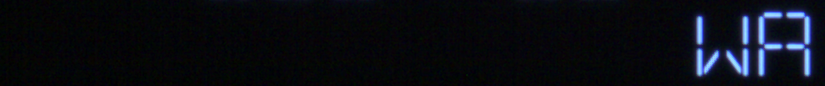
#> input picture data/text/20250620_095916946_ (2).bmp, 825 x 86 px; its folder holds only this picture in this run
$ python segment_decoder.py
#> lines starting #> are read from the running program, lines starting #| are printed output that depends on the picture
"""
Method 1: 16-Segment Display Decoder

This module detects characters by checking which of the
16 physical display segments are illuminated.

No OCR or machine-learning model is used.
"""

from __future__ import annotations

from dataclasses import dataclass
import math

import cv2
import numpy as np


# ------------------------------------------------------------
# DISPLAY GEOMETRY
# ------------------------------------------------------------

# Approximate character-cell starting positions measured from
# the supplied 825 x 86 display frames.
#
# There are 13 character positions across the display.

CELL_STARTS = [
    18,
    80,
    141,
    202,
    264,
    326,
    387,
    448,
    510,
    572,
    633,
    694,
    756,
]

# Character width.
CELL_WIDTH = 55

# The segment geometry inside a character cell.
#
# Coordinates are relative to the character-cell origin.
#
# The 16 segments are:
#
# a1, a2  -> top-left / top-right
# b, c    -> upper-right / lower-right
# d1, d2  -> bottom-right / bottom-left
# e, f    -> lower-left / upper-left
# g1, g2  -> middle-left / middle-right
# h, i    -> upper diagonals
# j, k    -> lower diagonals
# l, m    -> upper/lower center vertical
#
# These coordinates were chosen from the actual supplied
# display geometry.

SEGMENT_NAMES = [
    "a1",
    "a2",
    "b",
    "c",
    "d1",
    "d2",
    "e",
    "f",
    "g1",
    "g2",
    "h",
    "i",
    "j",
    "k",
    "l",
    "m",
]


SEGMENTS = [
    # Top
    ((8, 10), (27, 10)),       # a1
    ((29, 10), (50, 10)),       # a2

    # Right vertical
    ((52, 14), (52, 36)),       # b
    ((52, 46), (52, 70)),       # c

    # Bottom
    ((29, 72), (50, 72)),       # d1
    ((8, 72), (27, 72)),        # d2

    # Left vertical
    ((3, 46), (3, 70)),         # e
    ((3, 14), (3, 36)),         # f

    # Middle
    ((8, 42), (27, 42)),         # g1
    ((29, 42), (50, 42)),        # g2

    # Upper diagonals
    ((8, 14), (27, 36)),         # h
    ((50, 14), (32, 36)),        # i

    # Lower diagonals
    ((8, 70), (27, 46)),         # j
    ((50, 70), (32, 46)),        # k

    # Center vertical
    ((28, 14), (28, 36)),        # l
    ((28, 46), (28, 70)),        # m
]


# ------------------------------------------------------------
# CHARACTER PATTERNS
# ------------------------------------------------------------

# Each character is represented by the segments that should
# be illuminated.
#
# These patterns are based on the actual 16-segment display
# used in the supplied images.
#
# Characters needed by the supplied messages are explicitly
# defined first. Additional common characters are included
# for reuse.

CHARACTER_SEGMENTS = {

    # --------------------------------------------------------
    # A-Z 16-SEGMENT CHARACTER DEFINITIONS
    # --------------------------------------------------------

    "A": {
        "a1", "a2",
        "b", "c",
        "e", "f",
        "g1", "g2",
    },

    "B": {
        "a1", "a2",
        "b", "c",
        "d1", "d2",
        "g2",
        "l", "m",
    },

    "C": {
        "a1", "a2",
        "d1", "d2",
        "e", "f",
    },

    "D": {
        # The supplied 16-segment display renders D with
        # the right-side middle segment and lower-left diagonal
        # in addition to the main D structure.
        "a1", "a2",
        "b", "c",
        "d1", "d2",
        "g2",
        "j",
        "l", "m",
    },

    "E": {
        "a1", "a2",
        "d1", "d2",
        "e", "f",
        "g1", "g2",
    },

    "F": {
        "a1", "a2",
        "e", "f",
        "g1", "g2",
    },

    "G": {
        "a1", "a2",
        "c",
        "d1", "d2",
        "e", "f",
        "g1", "g2",
    },

    "H": {
        "b", "c",
        "e", "f",
        "g1", "g2",
    },

    "I": {
        "a1", "a2",
        "d1", "d2",
        "l", "m",
    },

    "J": {
        "b", "c",
        "d1", "d2",
        "e",
    },

    "K": {
        "e", "f",
        "g1",
        "i", "k",
    },

    "L": {
        "d1", "d2",
        "e", "f",
    },

    "M": {
        "b", "c",
        "e", "f",
        "h", "i",
    },

    "N": {
        "e", "f",
        "b", "c",
        "h", "k",
    },

    "O": {
        "a1", "a2",
        "b", "c",
        "d1", "d2",
        "e", "f",
    },

    "P": {
        "a1", "a2",
        "b",
        "e", "f",
        "g1", "g2",
    },

    "Q": {
        "a1", "a2",
        "b", "c",
        "d1", "d2",
        "e", "f",
        "k",
    },

    "R": {
        "a1", "a2",
        "b",
        "e", "f",
        "g1", "g2",
        "k",
    },

    "S": {
        "a1", "a2",
        "c",
        "d1", "d2",
        "g1", "g2",
        "f",
    },

    "T": {
        "a1", "a2",
        "l", "m",
    },

    "U": {
        "b", "c",
        "d1", "d2",
        "e", "f",
    },

    "V": {
        "e", "f",
        "c",
        "j", "k",
    },

    "W": {
        "b", "c",
        "e", "f",
        "j", "k",
    },

    "X": {
        "h", "i",
        "j", "k",
    },

    "Y": {
        "h", "i",
        "m",
    },

    "Z": {
        "a1", "a2",
        "i", "j",
        "d1", "d2",
    },
}

# ------------------------------------------------------------
# DATA STRUCTURE
# ------------------------------------------------------------

@dataclass
class CharacterResult:
    """
    Result for one character cell.
    """

    character: str
    pattern: tuple[int, ...]
    confidence: float


# ------------------------------------------------------------
# IMAGE PREPROCESSING
# ------------------------------------------------------------

def create_display_mask(
    image: np.ndarray,
) -> np.ndarray:
    """
    Convert the display image into a binary LED mask.

    The display LEDs are bright and saturated blue/cyan,
    while the background is dark.
    """

    hsv = cv2.cvtColor(
        image,
        cv2.COLOR_BGR2HSV,
    )

    _, saturation, value = cv2.split(hsv)

    mask = (
        (saturation > 80)
        & (value > 80)
    ).astype(
        np.uint8
    ) * 255

    return mask


# ------------------------------------------------------------
# AUTOMATIC DATASET CALIBRATION
# ------------------------------------------------------------

def _find_projection_peaks(
    projection: np.ndarray,
    threshold: float,
) -> list[float]:
    """Find centers of strong vertical illuminated regions."""

    active = np.where(
        projection >= threshold
    )[0]

    if len(active) == 0:
        return []

    runs = []

    start = int(active[0])
    previous = start

    for x in active[1:]:
        x = int(x)

        if x > previous + 1:
            runs.append((start, previous))
            start = x

        previous = x

    runs.append((start, previous))

    centers = []

    for start, end in runs:
        width = end - start + 1

        if width >= 2:
            centers.append(
                (start + end) / 2.0
            )

    return centers


def _grid_fit_score(
    centers: list[float],
    pitch: float,
    phase: float,
    tolerance: float = 4.0,
) -> tuple[int, float]:
    """Score how well detected vertical peaks fit the 16-segment grid."""

    if not centers:
        return 0, float("-inf")

    expected = []

    # A character cell has vertical segments around x+3 and x+52.
    # These are the two strongest repeated vertical features.
    for index in range(20):
        cell_x = phase + index * pitch

        expected.append(cell_x + 3)
        expected.append(cell_x + 52)

    expected = np.asarray(expected)

    distances = np.min(
        np.abs(
            np.asarray(centers)[:, None]
            - expected[None, :]
        ),
        axis=1,
    )

    matches = distances <= tolerance

    count = int(np.count_nonzero(matches))

    # Reward close matches while still preferring more matches.
    closeness = float(
        np.sum(
            np.exp(
                -(
                    distances / 2.0
                ) ** 2
            )
        )
    )

    return count, closeness


# [214 lines left out: function calibrate_cell_starts, not called in this run]


# ------------------------------------------------------------
# MULTI-DATASET / MULTI-GEOMETRY CALIBRATION
# ------------------------------------------------------------

def _detect_frame_vertical_centers(image: np.ndarray) -> list[float]:
    """Detect strong vertical LED features in one frame."""
    mask = create_display_mask(image)
    projection = np.count_nonzero(mask > 0, axis=0)
    threshold = max(20.0, mask.shape[0] * 0.45)
    return _find_projection_peaks(projection, threshold)


def _estimate_global_pitch(image_paths) -> float | None:
    """Estimate the physical character pitch from all frames."""
    all_centers = []

    for image_path in image_paths:
        image = cv2.imread(str(image_path))
        if image is None:
            continue

        centers = _detect_frame_vertical_centers(image)
        if len(centers) >= 2:
            all_centers.extend(centers)

    if len(all_centers) < 4:
        return None

    best_pitch = None
    best_phase = None
    best_count = -1
    best_closeness = float("-inf")

    for pitch in np.linspace(58.0, 65.0, 141):
        for phase in np.linspace(0.0, pitch, 121):
            count, closeness = _grid_fit_score(
                all_centers, pitch, phase
            )

            if (
                count > best_count
                or (
                    count == best_count
                    and closeness > best_closeness
                )
            ):
                best_count = count
                best_closeness = closeness
                best_pitch = pitch
                best_phase = phase

    return best_pitch


def _estimate_frame_phase(
    centers: list[float],
    pitch: float,
) -> tuple[float | None, int, float]:
    """Estimate the horizontal grid phase for one frame."""

    if len(centers) < 2:
        return None, 0, float("-inf")

    best_phase = None
    best_count = -1
    best_closeness = float("-inf")

    for phase in np.linspace(0.0, pitch, 249):
        count, closeness = _grid_fit_score(
            centers, pitch, phase
        )

        if (
            count > best_count
            or (
                count == best_count
                and closeness > best_closeness
            )
        ):
            best_count = count
            best_closeness = closeness
            best_phase = phase

    if best_count < 2:
        return None, best_count, best_closeness

    return float(best_phase), best_count, best_closeness


def _circular_phase_distance(
    a: float,
    b: float,
    pitch: float,
) -> float:
    """Distance between two periodic phase values."""
    difference = abs(a - b)
    return min(difference, pitch - difference)


# [18 lines left out: function _circular_phase_mean, not called in this run]


def _build_cell_starts_from_phase(
    phase: float,
    pitch: float,
    image_width: int,
) -> list[float]:
    """Create character-cell positions from a calibrated phase."""

    if image_width <= 0:
        return CELL_STARTS.copy()

    cell_starts = []

    index_min = int(
        np.floor((-CELL_WIDTH - phase) / pitch)
    )
    index_max = int(
        np.ceil((image_width - phase) / pitch)
    )

    for index in range(index_min, index_max + 1):
        cell_x = phase + index * pitch

        if (
            cell_x >= 0
            and cell_x + CELL_WIDTH <= image_width
        ):
            cell_starts.append(round(float(cell_x), 2))

    return cell_starts


def calibrate_multiple_cell_starts(
    image_paths,
    phase_tolerance: float = 6.0,
):
    """
    Detect multiple horizontal display geometries automatically.

    This handles a folder containing multiple datasets whose
    character grids have different horizontal phases.

    No frame-number boundary is used.
    """
#> called with phase_tolerance = 6

    if not image_paths:
        return {
            "pitch": None,
            "frame_phases": [],
            "frame_groups": [],
            "calibrations": {},
            "image_width": 0,
        }

    first_image = cv2.imread(str(image_paths[0]))
#> first_image is the input picture: shape (86, 825, 3); mean B, G, R 18.3, 12, 9.7
    image_width = (
        first_image.shape[1]
        if first_image is not None
        else 0
    )
#> image_width = 825

    print()
    print("=" * 70)
    print("AUTOMATIC MULTI-DATASET DISPLAY CALIBRATION")
    print("=" * 70)
    print(
        "Analyzing frame geometry instead of using one "
        "calibration for the whole folder."
    )
    print()

    pitch = _estimate_global_pitch(image_paths)
#> in create_display_mask, `_, saturation, value = cv2.split(hsv)`:
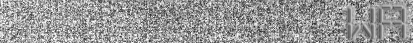
#> saturation: shape (86, 825) (shown at 1/2 size); min 0, max 255, mean 152
#> in create_display_mask, `_, saturation, value = cv2.split(hsv)`:
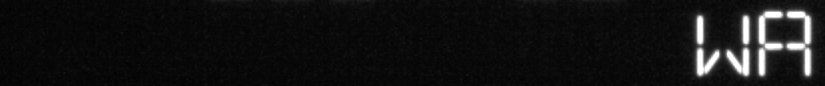
#> value: shape (86, 825); min 2, max 255, mean 19.4
#> in _detect_frame_vertical_centers, `projection = np.count_nonzero(mask > 0, axis=0)`: projection = 825 values, max 65 at index 763, min 0 at index 0, mean 3.55
#> (the rest of the program and of its run is left out)
